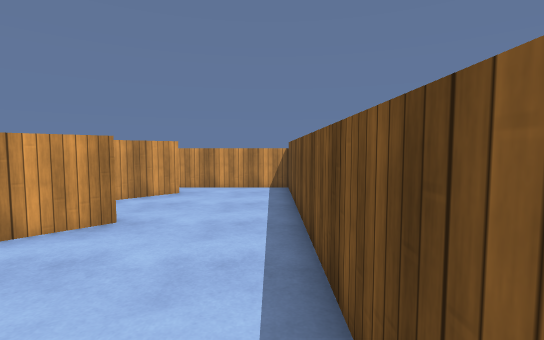
View 1 (above)

16 first-person views from a walk through a scene from a Unity 3-D project. The camera is 1.4 m above the floor, tilts 4° down and sees 85° across. The floor is counted in squares, 1 m on a side. Each view is taken from the middle of a square. On the plan, view 1 faces up. The plan holds only what a view shows up to about 14 squares ahead; the rest is blank. The place goes on beyond the plan. The player is left out. Surface patterns are stand-ins for the level's own textures.

View 2
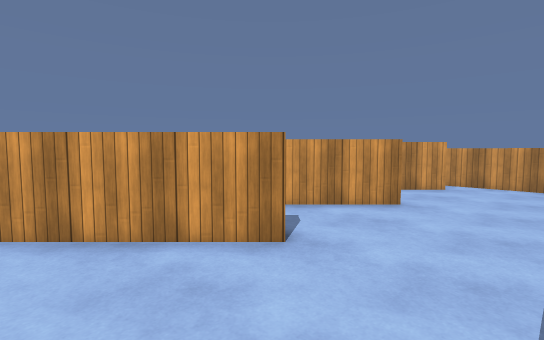

View 3
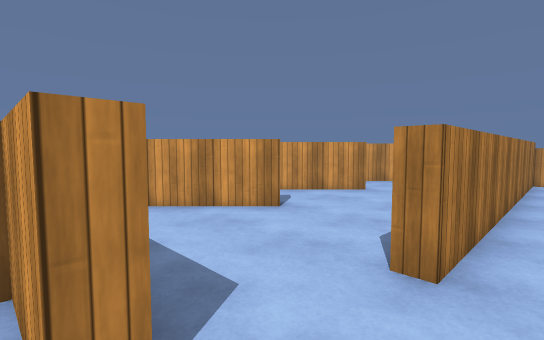

View 4
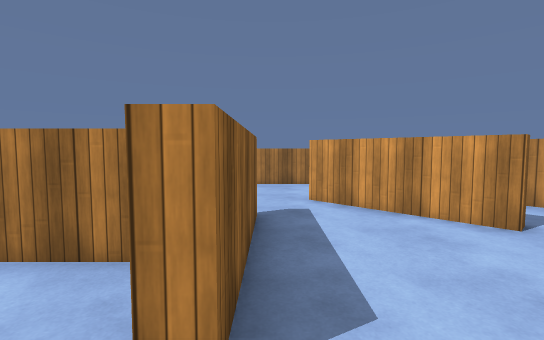

View 5
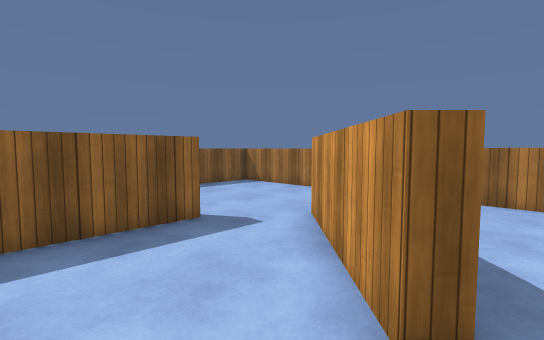

View 6
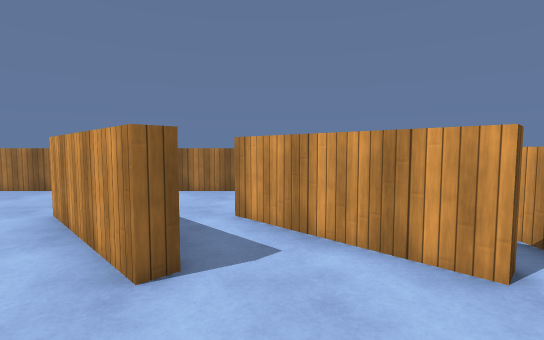

View 7
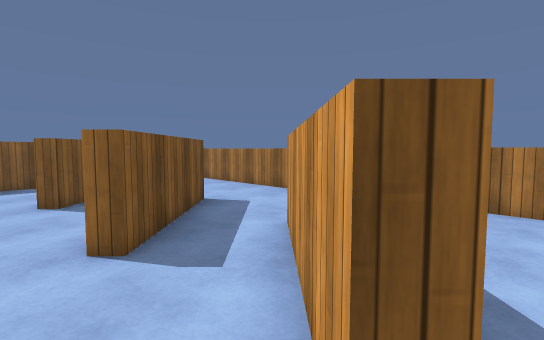

View 8
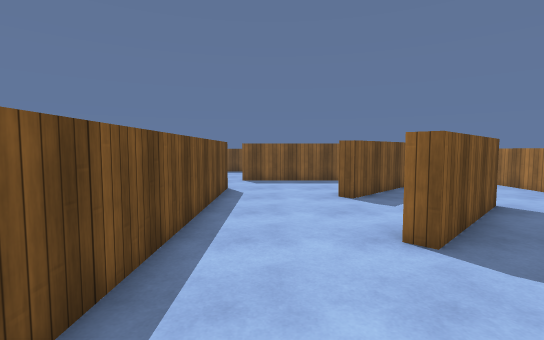

View 9
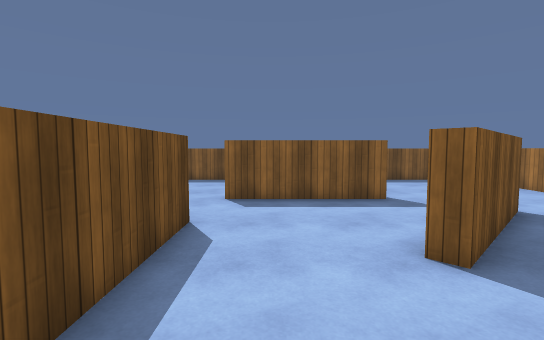

View 10
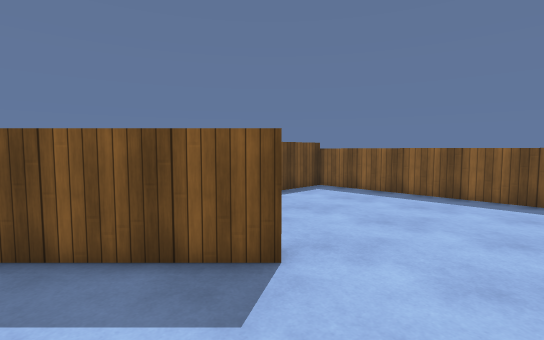

View 11
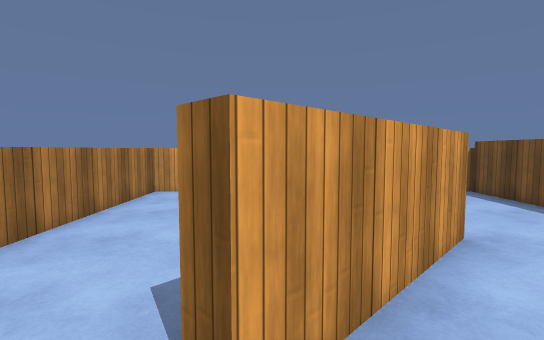

View 12
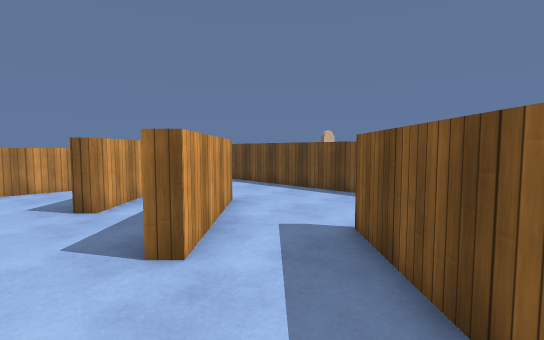

View 13
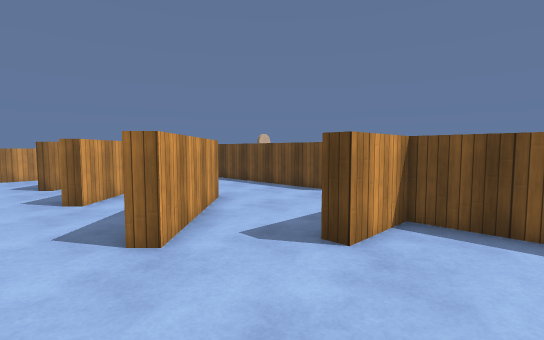

View 14
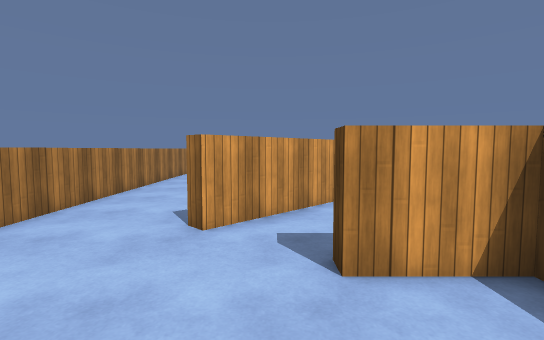

View 15
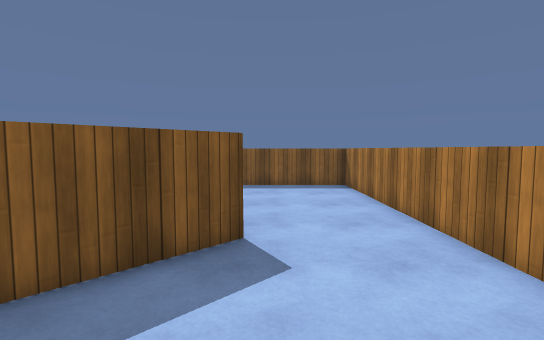

View 16
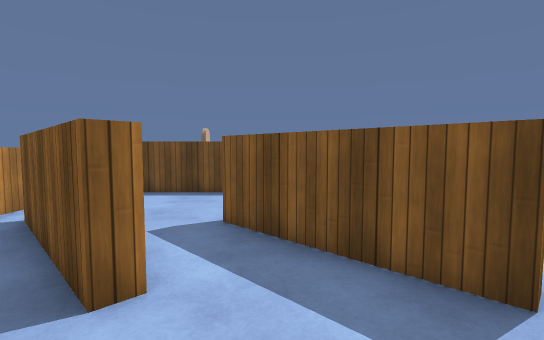

### Floor plan
Key: @ floor where view 1 was taken; # wall or solid block; x gap in a wall; . floor; ^ raised ledge.
Columns run from 10 left of view 1 to 3 right of it. Each row starts with its distance up from view 1.
 11 ^^ ^^^^^^^^^
 10 #......x...#
  9 #.....##...#
  8 #....##....#
  7 #...##.....#.
  6 #.....##...#.
  5 #....##....#.
  4 #...##.....#.
  3 #...#......#.
  2 #..........#.
  1 #.....##...#.
  0 #....##...@#.
 -1 #...##.......
 -2 #...........
 -3 #.....#####..
 -4 #.....#####..
 -5 #.......#....
 -6 #.......#. ..
 -7 #.......#  ..
 -8 #.......#  ..
 -9 ^^^^^^^^^  ^^^

Where each view was taken, in squares from view 1:
view 1: 0 up, 0 right, facing up
view 2: 2 down, 0 right, facing up-left
view 3: 4 down, 2 right, facing up-left
view 4: 3 down, 2 right, facing left
view 5: 2 up, 1 left, facing down-left
view 6: 7 up, 0 right, facing left
view 7: 10 up, 2 left, facing down-left
view 8: 10 up, 1 left, facing down
view 9: 5 up, 1 left, facing down
view 10: 1 up, 9 left, facing down-right
view 11: 1 up, 6 left, facing up
view 12: 1 down, 8 left, facing up-right
view 13: 6 down, 8 left, facing up-right
view 14: 7 down, 5 left, facing up
view 15: 3 up, 7 left, facing down
view 16: 5 up, 9 left, facing right
